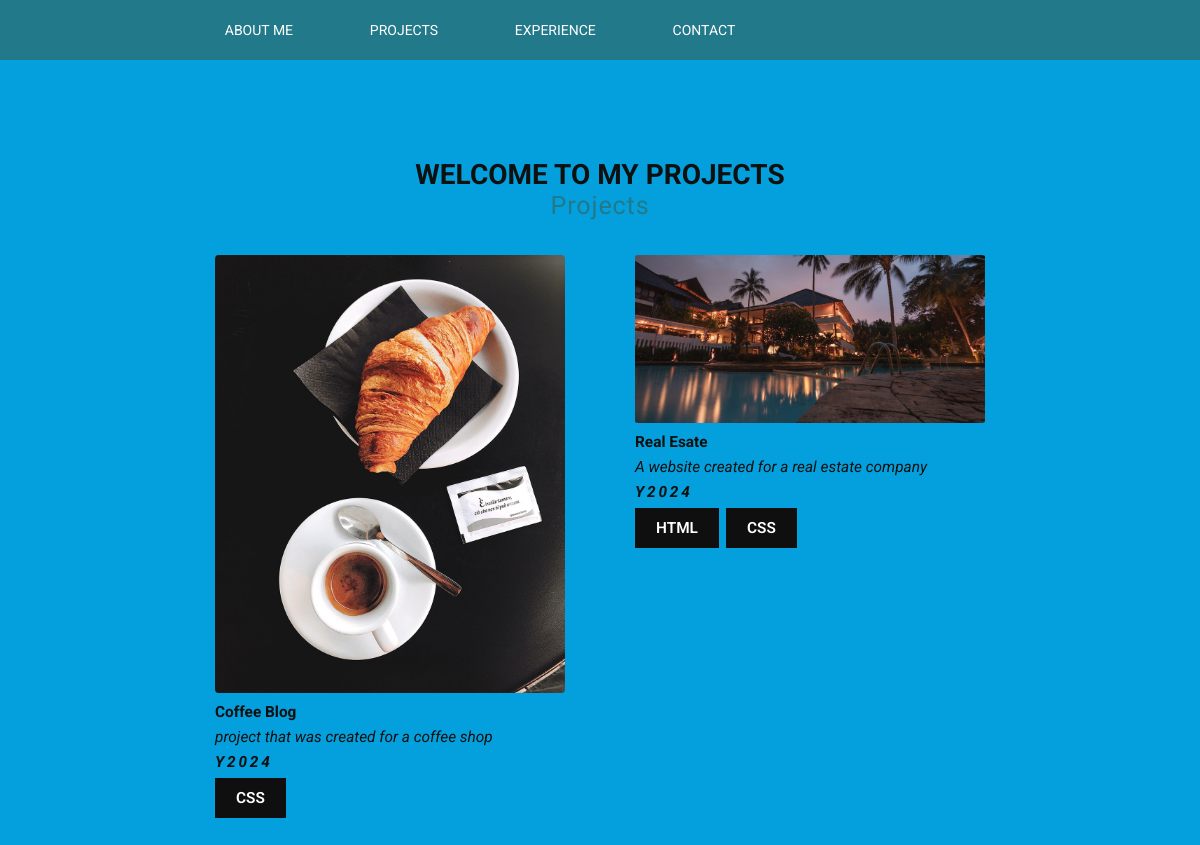
The page / on the database its author committed.
### content/models.py (models this page shows, shortened)
class Project(models.Model):
    name = models.CharField(max_length=225)
    description = models.TextField()
    year = models.IntegerField()
    image = models.ImageField(upload_to="static/img/")
    repository = models.URLField()
    skill = models.ManyToManyField(Skill)

class Skill(models.Model):
    name = models.CharField(max_length=100)

### content/views.py (the view)
# urls.py: path("", views.project_list_view, name="project_list"),
def project_list_view(request):
    my_projects = Project.objects.all()
    return render(request, 'content/project_list.html', {"projects": my_projects})

### templates/content/project_list.html (shortened to what this page needs)
{% extends 'base.html' %}
{% load static %}
{% block content %}
<section class="projects-section center-column">
    <h1>Welcome to my projects</h1>
    <h2>Projects</h2>
    <div class="project-list">
        {% for project in projects%}
        <div class="project-card">
            <a href="{{project.repository}}" target="_blank">
                <img src="{{project.image.url}}" alt="">
                <p>{{project.name}}</p>
                <p>{{project.description}}</p>
                <p>Y{{project.year}}</p>
                <div class="skills-container center-row">
                    {% for skill in project.skill.all %}
                    <label class="text-label">{{skill.name}}</label>
                    {% endfor %}
                </div>
            </a>
        </div>
        {% endfor %}
    </div>
</section>
{% endblock content %}

### templates/base.html (shortened to what this page needs)
{% load static %}
<!DOCTYPE html>
<html lang="en">
<head>
    <link rel="stylesheet" href="{% static './css/base.css' %}">
    <link rel="stylesheet" href="{% static './css/header.css' %}">
    <link rel="stylesheet" href="{% static './css/responsive.css' %}">
    <link rel="stylesheet" href="{% static './css/section.css' %}">
</head>
<body>
    <header>
        <nav>
            <div class="nav-link center-row">
                <a href="{% url 'about' %}">About Me</a>
                <a href="{% url 'project_list' %}">Projects</a>
                <a href="#">Experience</a>
                <a href="{% url 'contact' %}">Contact</a>
            </div>
        </nav>
    </header>
    {% block content %}
    {% endblock content %}
</body>
</html>

### static/css/base.css (style rules this page uses)
:root { --primary-color: #22798a; --secondary-color: #0f0f10; --netural-color: #0f1010; --background-color:rgb(4, 160, 221); --surface-color:#22798a; --lobster-font: "Lobster Two", serif; --sans-font: "Roboto", serif;; }
.center-row { display: flex; justify-content: center; align-items: center; }
.center-column { display: flex; flex-direction: column; justify-content: center; align-items: center; }
html { background-color: var(--background-color); font-size: 14px; }
* { font-family: var(--sans-font); padding: 0px; margin: 0px; }
a { text-decoration: none; }
h1 { color:var(--netural-color); font-size: 2rem; text-transform: uppercase; }
h2 { color: var(--primary-color); font-family: var(--lobster-font); font-weight: 400; letter-spacing: 0.06rem; font-size: 1.8rem; }
p { color: var(--netural-color); font-size: 1.1rem; }
.text-label { color: white; background-color: var(--secondary-color); font-size: 1.1rem; text-transform: uppercase; font-weight: 600; padding: 0.8rem 1.5rem; cursor: initial; }

### static/css/header.css (style rules this page uses)
header { background-color: var(--surface-color); height: 60px; position: sticky; top: 0px; }
nav { height: 100%; width: 80%; }
.nav-link { height: 100%; }
.nav-link a { color: white; font-size: 1rem; text-transform: uppercase; margin: 2%; padding: 1% 2%; }

### static/css/section.css (style rules this page uses)
.projects-section { padding: 2rem; margin: 5rem 0px; }
.project-card img { width: 100%; border-radius: 1%; }
.project-card { width: 25rem; display: flex; flex-wrap: wrap; padding: 0.5rem; border-radius: 1%; }
.skills-container { justify-content: flex-start; flex-wrap: wrap; gap: 0.5rem; margin-top: 0.5rem; }
a p:nth-child(2), .experince-card p:nth-child(1) { font-weight: bolder; font-size: 1.1rem; margin: 0.5rem 0px; }
a p:nth-child(3), .experince-card p:nth-child(2) { font-style: italic; }
a p:nth-child(4), .experince-card p:nth-child(4) { font-style: italic; font-weight: bolder; letter-spacing: 0.2rem; margin-top: 0.5rem; }
.project-list { display: flex; flex-wrap: wrap; justify-content: center; width: 100%; gap: 4rem; margin-top: 2rem; }

### rows shown on the page
Project: image (picture), name "Coffee Blog", description "project that was created for a coffee shop", year "2024"
Skill: name "CSS"
Project: image (picture), name "Real Esate", description "A website created for a real estate company", year "2024"
Skill: name "HTML"
Skill: name "CSS"
